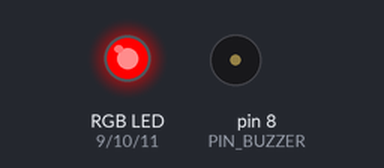
A sketch run on a simulated Arduino Uno, built with avr-gcc and run on an emulated ATmega328P. Parts: an RGB LED mixed from three pins (HIGH = lit), buzzer (waves = sounding, pin HIGH).

Above: at 0.5 s.
At 1.5 s:
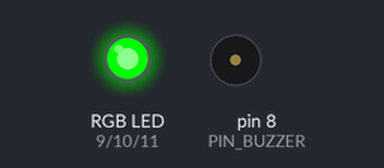
At 2.5 s:
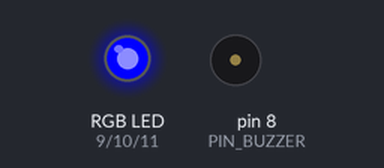
At 3.2 s:
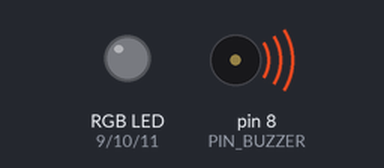
At 3.7 s:
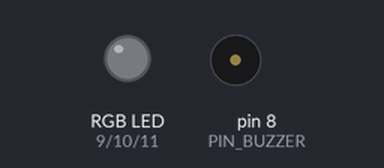
Timing chart, 0 to 5.2 s (numbered marks = the images above):
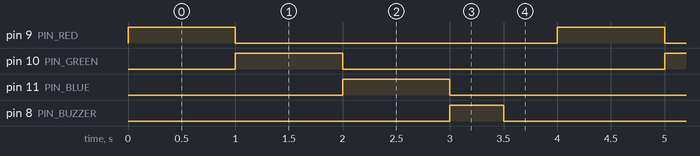

The sketch:

circuit_tester.ino
```cpp
/*
 * circuit_tester.ino - hardware bring-up sketch
 *
 * Cycles the RGB LED through red, green and blue, then beeps the buzzer,
 * to confirm the wiring before flashing drowsiness_controller.ino.
 * Pinout matches the main sketch.
 */

const int PIN_RED    = 9;
const int PIN_GREEN  = 10;
const int PIN_BLUE   = 11;
const int PIN_BUZZER = 8;

void setup() {
  pinMode(PIN_RED,    OUTPUT);
  pinMode(PIN_GREEN,  OUTPUT);
  pinMode(PIN_BLUE,   OUTPUT);
  pinMode(PIN_BUZZER, OUTPUT);
}

void loop() {
  setLED(255, 0, 0);
  delay(1000);
  setLED(0, 255, 0);
  delay(1000);
  setLED(0, 0, 255);
  delay(1000);
  setLED(0, 0, 0);

  digitalWrite(PIN_BUZZER, HIGH);
  delay(500);
  digitalWrite(PIN_BUZZER, LOW);
  delay(500);
}

void setLED(int r, int g, int b) {
  analogWrite(PIN_RED,   r);
  analogWrite(PIN_GREEN, g);
  analogWrite(PIN_BLUE,  b);
}
```

Measured:
- by itself, pin 9 (PIN_RED), pin 10 (PIN_GREEN), pin 11 (PIN_BLUE): alternates HIGH for 1.0 s and LOW for 3.0 s
- by itself, pin 8 (PIN_BUZZER): alternates HIGH for 0.50 s and LOW for 3.5 s
- by itself, everything shown: repeats every 4.0 s, in 5 steps
